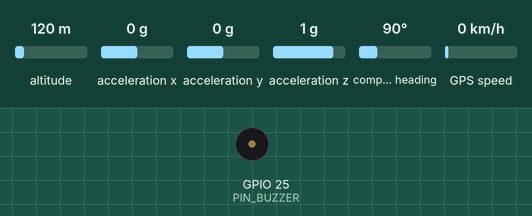
Simulated run of this sketch. Board: ESP32. Parts: buzzer (waves = sounding, pin HIGH). Wiring (inferred from the names in the program): MPU-6050 motion sensor at I2C address 0x68. The inputs (shaded band) are chosen by the test bench; at power-on: altitude 120 m, acceleration x 0 g, acceleration y 0 g, acceleration z 1 g, compass heading 90°, GPS speed 0 km/h. Uploads are accepted with an empty reply; random numbers use the default seed unless the sketch sets one; the GPS gets a fix after 3 s at 37.7749, -122.4194 with 8 satellites.

Above: at 2.3 s.
Timing chart, 0 to 3.8 s (numbered marks = the images above):
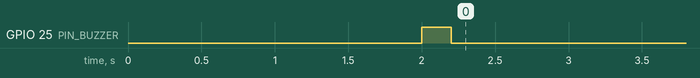

The sketch:

saferoute_tracker.ino
```cpp
/*
 * SafeRoute UG tracker: reference firmware for ESP32 + MPU6050 + NMEA GPS + GSM/LTE modem.
 *
 * !! NOT COMPILED OR BENCH-TESTED. This was written without an Arduino toolchain or hardware.
 * !! Treat it as a readable design to adapt, then bench-test thresholds on real vehicles and roads
 * !! (a boda-boda frame, a bus floor and a truck cab all vibrate very differently).
 *
 * Libraries: TinyGPSPlus, TinyGSM, ArduinoHttpClient, ArduinoJson (v7).
 * Wiring (change to suit your board):
 *   MPU6050  SDA=21 SCL=22 (I2C)        GPS    UART1 RX=18 TX=19, 9600 baud
 *   Modem    UART2 RX=16 TX=17          Buzzer GPIO25 (active)    Cancel button GPIO27 to GND
 *
 * What it does
 *   telemetry : 1 point / 2 s into a ring buffer, flushed in batches (store-and-forward when offline)
 *   potholes  : |acceleration magnitude - 1 g| above POTHOLE_G while moving -> /hazards/report
 *   crash     : impact above CRASH_G + big speed drop or rollover -> 20 s buzzer + CANCEL button
 *               -> /crash, and if the data call fails, a direct SMS to NEXT_OF_KIN
 * Mounting assumption: sensor X axis points to the vehicle's right. Power it on while stationary:
 * the first 2 s calibrate the "up" reference used for the rollover angle.
 */
#define TINY_GSM_MODEM_SIM800  // use TINY_GSM_MODEM_A7672X / SIM7600 for 4G
#include <Arduino.h>
#include <Wire.h>
#include <TinyGPSPlus.h>
#include <TinyGsmClient.h>
#include <ArduinoHttpClient.h>
#include <ArduinoJson.h>
#include <time.h>

// ------------------------------- configuration -------------------------------
static const char APN[]         = "internet";          // per network
static const char SERVER_HOST[] = "saferoute.example.org";
static const int  SERVER_PORT   = 80;                  // PRODUCTION: use TLS (4G modem with TinyGsmClientSecure, or a TLS gateway)
static const char DEVICE_ID[]   = "bus-001";
static const char DEVICE_KEY[]  = "PASTE_KEY_FROM_/admin/devices";
static const char NEXT_OF_KIN[] = "+256700000000";     // SMS fallback if the data call fails

static const float POTHOLE_G        = 0.6f;   // deviation from 1 g that counts as a hit
static const float POTHOLE_MIN_KMH  = 15.0f;
static const float CRASH_G          = 6.0f;   // peak magnitude that starts crash analysis
static const float CRASH_DV_KMH     = 20.0f;  // speed drop within the observation window
static const float CRASH_TILT_DEG   = 60.0f;  // rollover angle vs boot calibration
static const uint32_t CANCEL_WINDOW_MS = 20000;
static const uint32_t TELEMETRY_EVERY_MS = 2000, FLUSH_EVERY_MS = 30000;

#define PIN_BUZZER 25
#define PIN_CANCEL 27
#define MPU_ADDR 0x68

// ------------------------------- state -------------------------------
TinyGPSPlus gps;
HardwareSerial gpsSerial(1), modemSerial(2);
TinyGsm modem(modemSerial);
TinyGsmClient gsmClient(modem);

struct Pt { uint32_t ts; double lat, lon; float kmh, heading, ay; };
static Pt ring[120]; static int ringN = 0;           // oldest dropped when full
struct Hz { uint32_t ts; double lat, lon; float g, kmh; };
static Hz hazQ[10]; static int hazN = 0;

static float refX = 0, refY = 0, refZ = 1;            // gravity vector at rest
static float ax = 0, ay = 0, az = 1, gmag = 1;        // latest sample, in g
static float speedHist[6]; static uint32_t lastSpeedTick = 0;  // 1 Hz GPS speed history
static uint32_t lastTel = 0, lastFlush = 0, lastHaz = 0, peakWinStart = 0; static float peakDev = 0;

// ------------------------------- helpers -------------------------------
void feedGps() { while (gpsSerial.available()) gps.encode(gpsSerial.read()); }

void waitMs(uint32_t ms) { uint32_t t = millis(); while (millis() - t < ms) { feedGps(); delay(2); } }

uint32_t gpsEpoch() {
  if (!gps.date.isValid() || !gps.time.isValid() || gps.date.year() < 2024) return 0;
  struct tm t = {};
  t.tm_year = gps.date.year() - 1900; t.tm_mon = gps.date.month() - 1; t.tm_mday = gps.date.day();
  t.tm_hour = gps.time.hour(); t.tm_min = gps.time.minute(); t.tm_sec = gps.time.second();
  return (uint32_t)mktime(&t);                        // TZ is set to UTC in setup()
}

bool imuRead() {
  Wire.beginTransmission(MPU_ADDR); Wire.write(0x3B); if (Wire.endTransmission(false) != 0) return false;
  if (Wire.requestFrom(MPU_ADDR, 6) != 6) return false;
  int16_t rx = (Wire.read() << 8) | Wire.read(), ry = (Wire.read() << 8) | Wire.read(), rz = (Wire.read() << 8) | Wire.read();
  ax = rx / 2048.0f; ay = ry / 2048.0f; az = rz / 2048.0f;   // +/-16 g range: 2048 LSB/g
  gmag = sqrtf(ax * ax + ay * ay + az * az);
  return true;
}

float tiltDeg() {                                     // angle between current and boot-time gravity
  float dot = ax * refX + ay * refY + az * refZ;
  float c = dot / (gmag * sqrtf(refX * refX + refY * refY + refZ * refZ) + 1e-6f);
  return acosf(fmaxf(-1.f, fminf(1.f, c))) * 57.2958f;
}

void beep(int ms) { digitalWrite(PIN_BUZZER, HIGH); waitMs(ms); digitalWrite(PIN_BUZZER, LOW); }

// ------------------------------- network -------------------------------
bool ensureData() {
  if (modem.isGprsConnected()) return true;
  return modem.waitForNetwork(15000) && modem.gprsConnect(APN);
}

bool postJson(const char* path, const String& body, String* resp = nullptr) {
  if (!ensureData()) return false;
  HttpClient http(gsmClient, SERVER_HOST, SERVER_PORT);
  http.setTimeout(15000);
  http.beginRequest(); http.post(path);
  http.sendHeader("Content-Type", "application/json");
  http.sendHeader("Content-Length", body.length());
  http.sendHeader("X-Device-Key", DEVICE_KEY);
  http.beginBody(); http.print(body); http.endRequest();
  int status = http.responseStatusCode();
  String r = http.responseBody();
  if (resp) *resp = r;
  return status >= 200 && status < 300;
}

void flushTelemetry() {
  if (ringN == 0 || !ensureData()) return;
  JsonDocument doc; doc["device_id"] = DEVICE_ID; JsonArray pts = doc["points"].to<JsonArray>();
  for (int i = 0; i < ringN; i++) {
    JsonObject o = pts.add<JsonObject>();
    o["ts"] = ring[i].ts; o["lat"] = ring[i].lat; o["lon"] = ring[i].lon;
    o["speed_kmh"] = ring[i].kmh; o["heading"] = ring[i].heading; o["ay"] = ring[i].ay;
  }
  String body, resp; serializeJson(doc, body);
  if (postJson("/telemetry", body, &resp)) {
    ringN = 0;                                        // delivered
    JsonDocument r; if (!deserializeJson(r, resp) && r["alerts"].size() > 0) { beep(150); waitMs(100); beep(150); }
  }                                                   // on failure the points stay buffered
}

void flushHazards() {
  for (int i = 0; i < hazN; i++) {
    JsonDocument d; d["device_id"] = DEVICE_ID; d["ts"] = hazQ[i].ts; d["lat"] = hazQ[i].lat; d["lon"] = hazQ[i].lon;
    d["peak_g"] = hazQ[i].g; d["speed_kmh"] = hazQ[i].kmh;
    String b; serializeJson(d, b);
    if (!postJson("/hazards/report", b)) { memmove(hazQ, hazQ + i, (hazN - i) * sizeof(Hz)); hazN -= i; return; }
  }
  hazN = 0;
}

// ------------------------------- crash handling -------------------------------
void handleCrash(float peakG, float speedBefore) {
  uint32_t impact = millis();
  int stillSecs = 0; float tilt = 0;
  for (int s = 0; s < 5; s++) {                       // watch the 5 s after impact
    waitMs(1000); imuRead(); tilt = fmaxf(tilt, tiltDeg());
    if (gps.speed.kmph() < 5.0f) stillSecs++;
  }
  float dv = fmaxf(0.0f, speedBefore - (float)gps.speed.kmph());
  if (!(dv >= CRASH_DV_KMH || tilt >= CRASH_TILT_DEG)) return;   // a bump or a dropped device, not a crash

  // Local cancel window: buzzer on, press the button to stop. Prevents false dispatches.
  uint32_t t0 = millis();
  while (millis() - t0 < CANCEL_WINDOW_MS) {
    digitalWrite(PIN_BUZZER, ((millis() / 250) % 2) ? HIGH : LOW);
    if (digitalRead(PIN_CANCEL) == LOW) { digitalWrite(PIN_BUZZER, LOW); return; }
    feedGps(); delay(5);
  }
  digitalWrite(PIN_BUZZER, LOW);

  char eventId[20]; snprintf(eventId, sizeof(eventId), "%08lx%08lx", (unsigned long)esp_random(), (unsigned long)esp_random());
  JsonDocument d; d["device_id"] = DEVICE_ID; d["event_id"] = eventId;
  if (gpsEpoch()) d["ts"] = gpsEpoch();
  d["lat"] = gps.location.lat(); d["lon"] = gps.location.lng();
  d["peak_g"] = peakG; d["delta_v_kmh"] = dv; d["tilt_deg"] = tilt;
  d["speed_before_kmh"] = speedBefore; d["stationary_s"] = stillSecs;
  String body; serializeJson(d, body);

  bool ok = false;
  for (int attempt = 0; attempt < 5 && !ok; attempt++) { ok = postJson("/crash", body); if (!ok) waitMs(3000); }
  if (!ok) {                                          // data is down: fall back to a direct SMS
    char sms[160];
    snprintf(sms, sizeof(sms), "SAFEROUTE: %s possible crash. GPS %.5f,%.5f. Call the driver; if no answer call 999.",
             DEVICE_ID, gps.location.lat(), gps.location.lng());
    modem.sendSMS(NEXT_OF_KIN, sms);
  }
  (void)impact;
}

// ------------------------------- arduino entry points -------------------------------
void setup() {
  setenv("TZ", "UTC0", 1); tzset();
  pinMode(PIN_BUZZER, OUTPUT); pinMode(PIN_CANCEL, INPUT_PULLUP);
  Wire.begin(21, 22); Wire.setClock(400000);
  Wire.beginTransmission(MPU_ADDR); Wire.write(0x6B); Wire.write(0); Wire.endTransmission();       // wake
  Wire.beginTransmission(MPU_ADDR); Wire.write(0x1C); Wire.write(0x18); Wire.endTransmission();    // +/-16 g
  Wire.beginTransmission(MPU_ADDR); Wire.write(0x1A); Wire.write(0x03); Wire.endTransmission();    // ~44 Hz low-pass
  gpsSerial.begin(9600, SERIAL_8N1, 18, 19);
  modemSerial.begin(115200, SERIAL_8N1, 16, 17);
  modem.restart();

  float sx = 0, sy = 0, sz = 0; int n = 0;            // calibrate "up" while stationary
  uint32_t t = millis(); while (millis() - t < 2000) { if (imuRead()) { sx += ax; sy += ay; sz += az; n++; } delay(10); }
  if (n) { refX = sx / n; refY = sy / n; refZ = sz / n; }
  beep(200);
}

void loop() {
  feedGps();
  uint32_t now = millis();
  if (imuRead()) {
    float dev = fabsf(gmag - 1.0f);
    if (now - peakWinStart > 200) {                   // 200 ms window for the pothole peak
      if (peakDev > POTHOLE_G && now - lastHaz > 3000 && gps.location.isValid() && gps.speed.kmph() > POTHOLE_MIN_KMH && gpsEpoch()) {
        if (hazN < 10) hazQ[hazN++] = { gpsEpoch(), gps.location.lat(), gps.location.lng(), peakDev, (float)gps.speed.kmph() };
        lastHaz = now;
      }
      peakDev = 0; peakWinStart = now;
    }
    peakDev = fmaxf(peakDev, dev);
    if (gmag > CRASH_G) handleCrash(gmag, speedHist[4]);   // speed ~4-5 s before the impact
  }
  if (now - lastSpeedTick >= 1000) {                  // 1 Hz speed history
    lastSpeedTick = now; for (int i = 0; i < 5; i++) speedHist[i] = speedHist[i + 1]; speedHist[5] = gps.speed.kmph();
  }
  if (now - lastTel >= TELEMETRY_EVERY_MS && gps.location.isValid() && gpsEpoch()) {
    lastTel = now;
    if (ringN == 120) { memmove(ring, ring + 1, 119 * sizeof(Pt)); ringN = 119; }
    ring[ringN++] = { gpsEpoch(), gps.location.lat(), gps.location.lng(), (float)gps.speed.kmph(), (float)gps.course.deg(), (ax - refX) * 9.81f };
  }
  if (now - lastFlush >= FLUSH_EVERY_MS) { lastFlush = now; flushTelemetry(); flushHazards(); }
}
```
